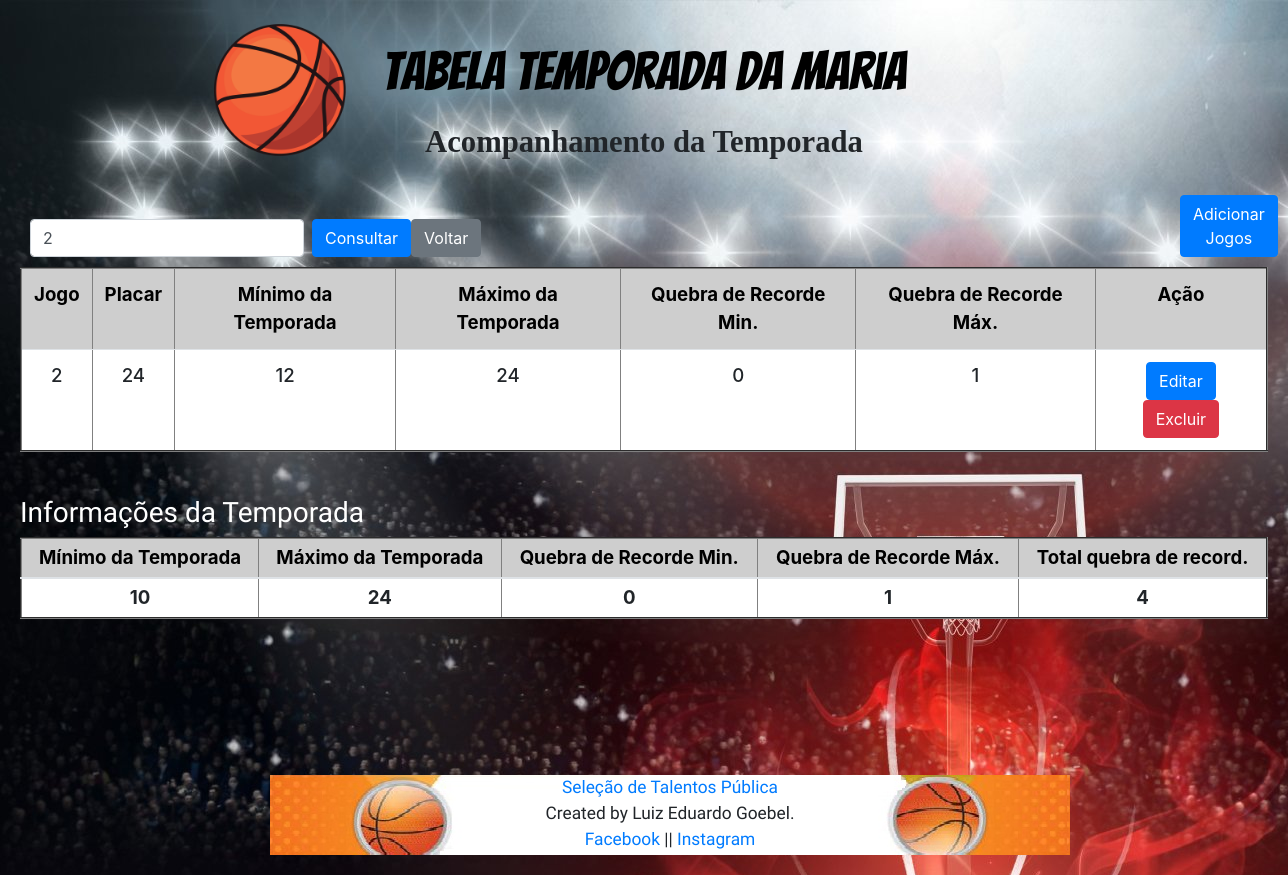
The page /index.php?jogo=2 on the database its author committed.
### tables this page shows
CREATE TABLE IF NOT EXISTS `dados` (
  `jogo` int(11) NOT NULL AUTO_INCREMENT,
  `placar` varchar(11) DEFAULT NULL,
  `MinT` int(11) DEFAULT NULL,
  `MaxT` int(11) DEFAULT NULL,
  `QrMin` int(11) DEFAULT NULL,
  `QrMax` int(11) DEFAULT NULL,
  `isRecord` tinyint(1) NOT NULL DEFAULT '0',
  PRIMARY KEY (`jogo`)
);

### index.php (the view, shortened to what this page needs)
<?php
include("conexao.php");
$jogo = $_GET['jogo'];
$tabela = "SELECT * FROM dados";
if ($jogo) $tabela .= ' WHERE jogo = ' . $jogo;
$prepara = mysqli_query($conexao, $tabela) or die(mysqli_error($conexao));
$queryInfTemp = 'SELECT MIN(MinT) AS MinT, MAX(MaxT) AS MaxT, MIN(QrMin) AS QrMin, MAX(QrMax) AS QrMax FROM dados';
$prepara2 = mysqli_query($conexao, $queryInfTemp) or die(mysqli_error($conexao));
$infTemp = mysqli_fetch_assoc($prepara2);
$queryInfTemp2 = 'SELECT COUNT(*) AS totalRecord FROM dados WHERE isRecord = 1';
$prepara3      = mysqli_query($conexao, $queryInfTemp2) or die(mysqli_error($conexao));
$infTemp2      = mysqli_fetch_assoc($prepara3);
?>
<!doctype html>
<html lang="pt-br">
<head>
    <link rel="stylesheet" href="https://stackpath.bootstrapcdn.com/bootstrap/4.5.2/css/bootstrap.min.css">
    <link rel="stylesheet" href="estilizacao.css">
</head>
<body>
    <div class="cabecalho">
        <div class="container-fluid">
            <h1>Tabela Temporada da Maria<h1><br>
                    <h2>Acompanhamento da Temporada<h2>
        </div>
    </div>
    <div id="imagembola"><img id="bola" src="imagens/bola.png" alt=""></div>
    <div id="BtnAdd">
        <a class="btn btn-primary" href="form_jogo.php">Adicionar Jogos</a>
    </div>
    <div class="BtnConsulta">
        <form class="form-inline" method="GET">
            <input class="form-control mr-sm-2" name="jogo" type="search" placeholder="Buscar Jogo" aria-label="Search" value="<?= $jogo ?>">
            <button class="btn btn-primary" type="submit">Consultar</button>
            <?php
            if ($jogo) {
                print '<button onclick="window.location.href=\'index.php\'" class="btn btn-secondary" type="button">Voltar</button>';
            }
            ?>
        </form>
    </div>
    <table class="table table-hover" border="2">
        <thead id="CabecalhoTbl">
            <tr>
                <td>Jogo</td>
                <td>Placar</td>
                <td>Mínimo da Temporada</td>
                <td>Máximo da Temporada</td>
                <td>Quebra de Recorde Min.</td>
                <td>Quebra de Recorde Máx.</td>
                <td>Ação</td>
            </tr>
        </thead>
        <tbody id="DadosTabela">
            <tr>
                <?php while ($dado = mysqli_fetch_assoc($prepara)) { ?>
            <tr>
                <td><?php echo $dado["jogo"]; ?></td>
                <td><?php echo $dado["placar"]; ?></td>
                <td><?php echo $dado["MinT"]; ?></td>
                <td><?php echo $dado["MaxT"]; ?></td>
                <td><?php echo $dado["QrMin"]; ?></td>
                <td><?php echo $dado["QrMax"]; ?></td>
                <td>
                    <button type="button" class="btn btn-primary"><a id="btnEditar" href="form_jogo.php?jogo=<?php echo $dado["jogo"]; ?>">Editar</a>
                    </button>
                    <button type="button" class="btn btn-danger"><a id="btnDelete" href="excluir.php?jogo=<?php echo $dado["jogo"]; ?>">Excluir</a></button>
                </td>
            </tr>
        <?php } ?>
        </tr>
        </tbody>
    </table>
    <br>
    <div id="txtInfo">
        <h3>Informações da Temporada</h3>
    </div>
    <table class="table table-sm" border="2">
        <thead>
            <tr>
                <th id="Mint" scope="col">Mínimo da Temporada</th>
                <th id="Maxt" scope="col">Máximo da Temporada</th>
                <th id="QrMin" scope="col">Quebra de Recorde Min.</th>
                <th id="QrMax" scope="col">Quebra de Recorde Máx.</th>
                <th id="QrMax" scope="col">Total quebra de record.</th>
            </tr>
        </thead>
        <tbody id="TabelaInfo">
            <tr>
                <td id="tblinfomint"><?= $infTemp['MinT'] ?></td>
                <td id="tblinfomaxt"><?= $infTemp['MaxT'] ?></td>
                <td id="tblinfoqrmin"><?= $infTemp['QrMin'] ?></td>
                <td id="tblinfoqrmax"><?= $infTemp['QrMax'] ?></td>
                <td id="tblinfototal"><?= $infTemp2['totalRecord'] ?></td>
            </tr>
        </tbody>
    </table>
    <br><br><br><br><br>
    <footer id="rodape">
        <a href="http://www.publica.inf.br/" target="_blank">Seleção de Talentos Pública</a><br>
        Created by Luiz Eduardo Goebel.<br>
        <a href="https://www.facebook.com/luizeduardo.goebel/" target="_blank">Facebook</a> ||
        <a href="https://www.instagram.com/luizgoebel/" target="_blank">Instagram</a>
        <br>
    </footer>
</body>
</html>

### estilizacao.css (style rules this page uses)
body { font-size: 14pt; padding: 20px; background-color: white; background-image: url(../Projeto-Tabela-de-Jogos/imagens/background.jpg); background-repeat: no-repeat; }
div.cabecalho { text-align: center; padding: 10px; }
div.cabecalho h1 { text-align: center; padding: 10px; font-family: 'Bangers', cursive; font-size: 40pt; color: black; }
div.cabecalho h2 { text-align: center; padding: 10px; font-size: 23pt; font-family: 'Dancing Script', cursive; margin-top: -100px; font-weight: 700; }
div#BtnAdd { margin-left: 1160px; margin-bottom: -48px; }
div.BtnConsulta { padding: 10px; }
img#bola { width: 220px; margin-top: -137px; margin-left: 150px; margin-bottom: -5px; }
#Mint { color: black; background-color: #cecece; text-align: center; }
#Maxt { color: black; background-color: #cecece; text-align: center; }
#QrMin { color: black; background-color: #cecece; text-align: center; }
#QrMax { color: black; background-color: #cecece; text-align: center; }
#btnEditar { color: white; }
#btnDelete { color: white; }
div#txtInfo { font-family: 'Domine', serif; color: white; }
thead#CabecalhoTbl { color: black; background-color: #cecece; text-align: center; font-weight: bold; }
tbody#DadosTabela { text-align: center; background-color: white; font-size: 14pt; font-weight: 500; }
tbody#TabelaInfo { text-align: center; background-color: white; font-weight: bold; }
footer#rodape { background-image: url(../Projeto-Tabela-de-Jogos/imagens/footer\ banner.jpg); text-align: center; background-color: white; width: 800px; height: 80px; margin-left: 250px; font-size: 13pt; font-family: 'Courgette', cursive; }

### rows shown on the page
dados: jogo "2", placar "24", MinT "12", MaxT "24", QrMin "0", QrMax "1"

### other values the page prints
$infTemp['MinT'] "10"
$infTemp['MaxT'] "24"
$infTemp['QrMin'] "0"
$infTemp['QrMax'] "1"
$infTemp2['totalRecord'] "4"
